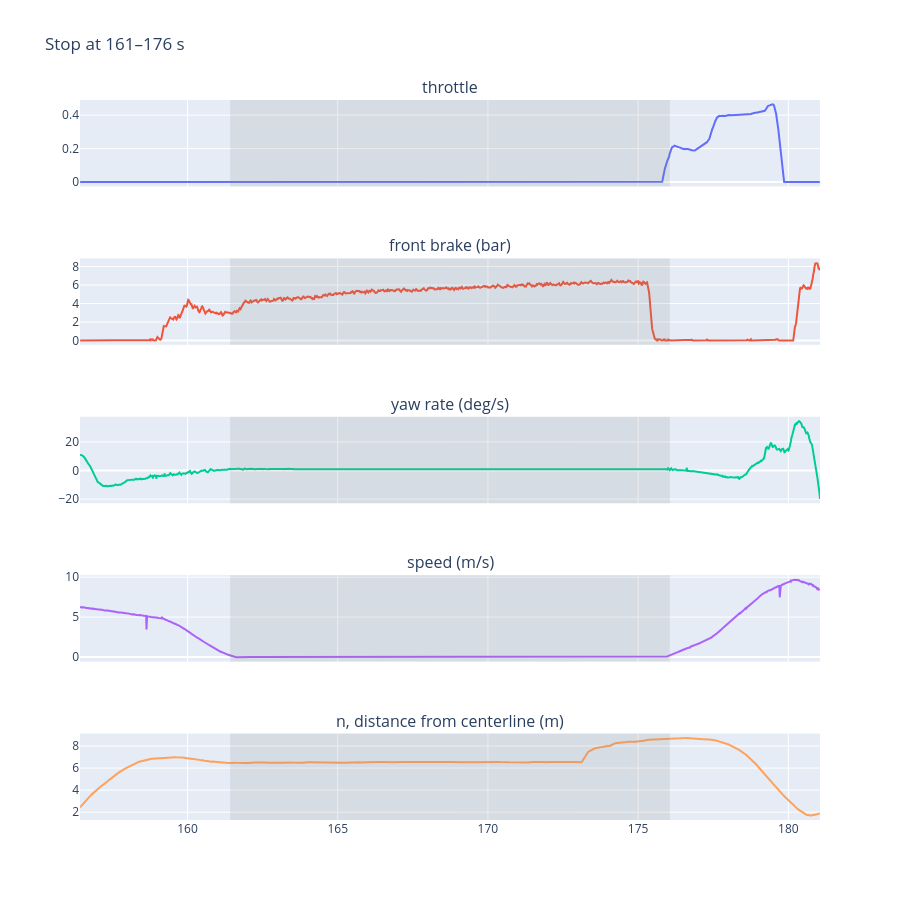
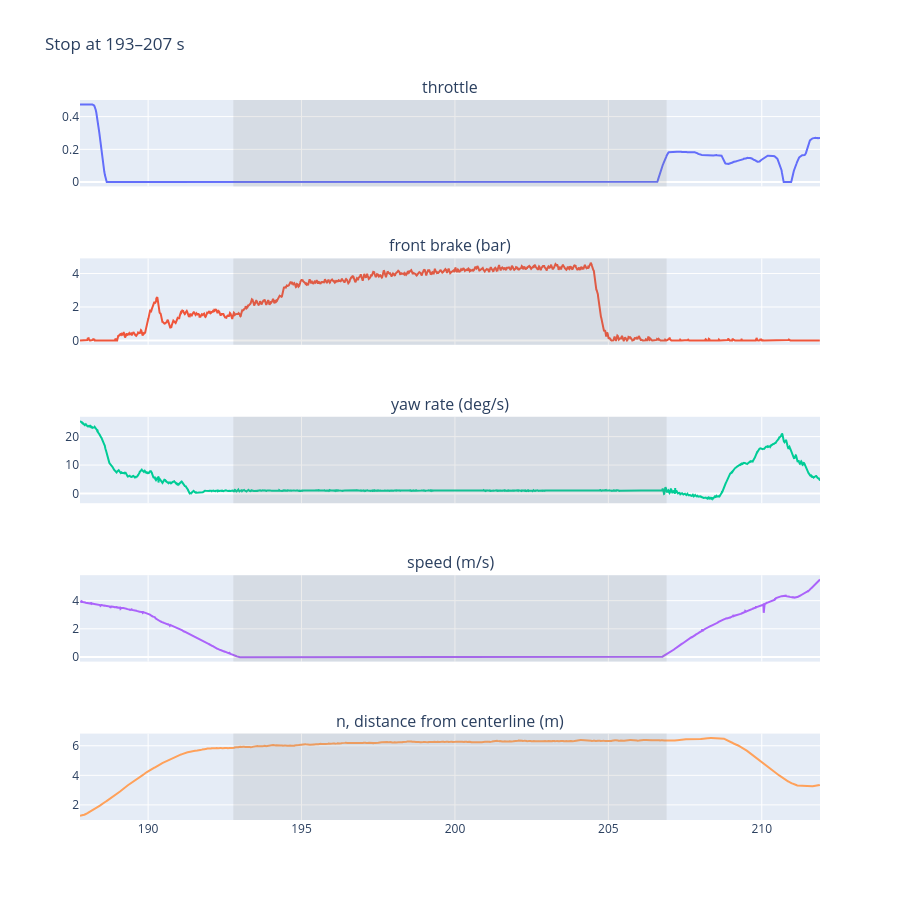
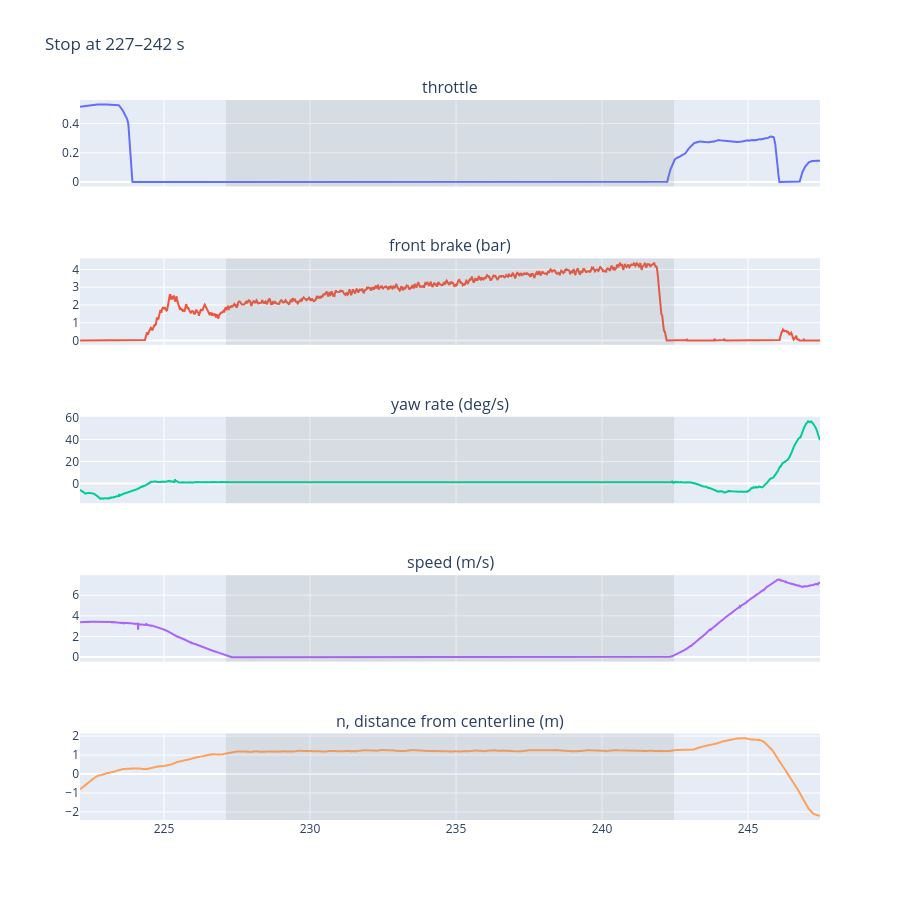

Here is the notebook cell these charts were saved with, in order:
### Code cell
import plotly.graph_objects as go
from plotly.subplots import make_subplots
from src.loader import load
from src.config import WHEEL_RADIUS

# the three on-track stops
track_stops = standstill_windows[(standstill_windows["start_s"] > 100) & (standstill_windows["start_s"] < 300)]

thr = load("pedal_throttle")
brk = load("pedal_brakes_pressure")
gyro = load("imu_angular_rate")
wheels = load("front_angular_velocity")
curv = load("vehicle_curvilinear_coordinates")

wheels["speed_ms"] = (wheels["fl"] + wheels["fr"]) / 2 * WHEEL_RADIUS

signals = [
    (thr, "throttle", "throttle"),
    (brk, "front", "front brake (bar)"),
    (gyro, "z", "yaw rate (deg/s)"),
    (wheels, "speed_ms", "speed (m/s)"),
    (curv, "n", "n, distance from centerline (m)"),
]

for _, stop in track_stops.iterrows():
    t0, t1 = stop["start_s"] - 5, stop["end_s"] + 5

    fig = make_subplots(rows=len(signals), cols=1, shared_xaxes=True,
                        subplot_titles=[label for _, _, label in signals])
    for i, (df, col, label) in enumerate(signals, start=1):
        w = df[(df["t_s"] >= t0) & (df["t_s"] <= t1)]
        fig.add_trace(go.Scatter(x=w["t_s"], y=w[col], name=label), row=i, col=1)

    # shade the stop itself
    fig.add_vrect(x0=stop["start_s"], x1=stop["end_s"],
                  fillcolor="gray", opacity=0.15, line_width=0)

    fig.update_layout(height=900, showlegend=False,
                      title=f"Stop at {stop['start_s']:.0f}–{stop['end_s']:.0f} s")
    fig.update_xaxes(title_text="t_s (s)", row=len(signals), col=1)
    fig.update_xaxes(showticklabels=True)
    fig.show()

### Figure 1 — Plotly figure (JSON) as saved in the notebook; plotly's stock layout.template omitted (floating-point values rounded to 4 significant figures; data arrays with more than 128 entries replaced by an {"elided": "..."} marker saying what was removed)
{"data": [{"name": "throttle", "type": "scatter", "x": {"elided": "2249 float values"}, "xaxis": "x", "y": {"elided": "2249 float values"}, "yaxis": "y"}, {"name": "front brake (bar)", "type": "scatter", "x": {"elided": "2370 float values"}, "xaxis": "x2", "y": {"elided": "2370 float values"}, "yaxis": "y2"}, {"name": "yaw rate (deg/s)", "type": "scatter", "x": {"elided": "5504 float values"}, "xaxis": "x3", "y": {"elided": "5504 float values"}, "yaxis": "y3"}, {"name": "speed (m/s)", "type": "scatter", "x": {"elided": "2371 float values"}, "xaxis": "x4", "y": {"elided": "2371 float values"}, "yaxis": "y4"}, {"name": "n, distance from centerline (m)", "type": "scatter", "x": {"elided": "2396 float values"}, "xaxis": "x5", "y": {"elided": "2396 float values"}, "yaxis": "y5"}], "layout": {"annotations": [{"font": {"size": 16}, "showarrow": false, "text": "throttle", "x": 0.5, "xanchor": "center", "xref": "paper", "y": 1, "yanchor": "bottom", "yref": "paper"}, {"font": {"size": 16}, "showarrow": false, "text": "front brake (bar)", "x": 0.5, "xanchor": "center", "xref": "paper", "y": 0.78, "yanchor": "bottom", "yref": "paper"}, {"font": {"size": 16}, "showarrow": false, "text": "yaw rate (deg/s)", "x": 0.5, "xanchor": "center", "xref": "paper", "y": 0.56, "yanchor": "bottom", "yref": "paper"}, {"font": {"size": 16}, "showarrow": false, "text": "speed (m/s)", "x": 0.5, "xanchor": "center", "xref": "paper", "y": 0.34, "yanchor": "bottom", "yref": "paper"}, {"font": {"size": 16}, "showarrow": false, "text": "n, distance from centerline (m)", "x": 0.5, "xanchor": "center", "xref": "paper", "y": 0.12, "yanchor": "bottom", "yref": "paper"}], "height": 900, "shapes": [{"fillcolor": "gray", "line": {"width": 0}, "opacity": 0.15, "type": "rect", "x0": 161.4, "x1": 176.1, "xref": "x", "y0": 0, "y1": 1, "yref": "y domain"}, {"fillcolor": "gray", "line": {"width": 0}, "opacity": 0.15, "type": "rect", "x0": 161.4, "x1": 176.1, "xref": "x2", "y0": 0, "y1": 1, "yref": "y2 domain"}, {"fillcolor": "gray", "line": {"width": 0}, "opacity": 0.15, "type": "rect", "x0": 161.4, "x1": 176.1, "xref": "x3", "y0": 0, "y1": 1, "yref": "y3 domain"}, {"fillcolor": "gray", "line": {"width": 0}, "opacity": 0.15, "type": "rect", "x0": 161.4, "x1": 176.1, "xref": "x4", "y0": 0, "y1": 1, "yref": "y4 domain"}, {"fillcolor": "gray", "line": {"width": 0}, "opacity": 0.15, "type": "rect", "x0": 161.4, "x1": 176.1, "xref": "x5", "y0": 0, "y1": 1, "yref": "y5 domain"}], "showlegend": false, "title": {"text": "Stop at 161–176 s"}, "xaxis": {"anchor": "y", "domain": [0, 1], "matches": "x5", "showticklabels": false}, "xaxis2": {"anchor": "y2", "domain": [0, 1], "matches": "x5", "showticklabels": false}, "xaxis3": {"anchor": "y3", "domain": [0, 1], "matches": "x5", "showticklabels": false}, "xaxis4": {"anchor": "y4", "domain": [0, 1], "matches": "x5", "showticklabels": false}, "xaxis5": {"anchor": "y5", "domain": [0, 1]}, "yaxis": {"anchor": "x", "domain": [0.88, 1]}, "yaxis2": {"anchor": "x2", "domain": [0.66, 0.78]}, "yaxis3": {"anchor": "x3", "domain": [0.44, 0.56]}, "yaxis4": {"anchor": "x4", "domain": [0.22, 0.34]}, "yaxis5": {"anchor": "x5", "domain": [0, 0.12]}}}

### Figure 2 — Plotly figure (JSON) as saved in the notebook; plotly's stock layout.template omitted (floating-point values rounded to 4 significant figures; data arrays with more than 128 entries replaced by an {"elided": "..."} marker saying what was removed)
{"data": [{"name": "throttle", "type": "scatter", "x": {"elided": "2186 float values"}, "xaxis": "x", "y": {"elided": "2186 float values"}, "yaxis": "y"}, {"name": "front brake (bar)", "type": "scatter", "x": {"elided": "2287 float values"}, "xaxis": "x2", "y": {"elided": "2287 float values"}, "yaxis": "y2"}, {"name": "yaw rate (deg/s)", "type": "scatter", "x": {"elided": "5389 float values"}, "xaxis": "x3", "y": {"elided": "5389 float values"}, "yaxis": "y3"}, {"name": "speed (m/s)", "type": "scatter", "x": {"elided": "2324 float values"}, "xaxis": "x4", "y": {"elided": "2324 float values"}, "yaxis": "y4"}, {"name": "n, distance from centerline (m)", "type": "scatter", "x": {"elided": "2344 float values"}, "xaxis": "x5", "y": {"elided": "2344 float values"}, "yaxis": "y5"}], "layout": {"annotations": [{"font": {"size": 16}, "showarrow": false, "text": "throttle", "x": 0.5, "xanchor": "center", "xref": "paper", "y": 1, "yanchor": "bottom", "yref": "paper"}, {"font": {"size": 16}, "showarrow": false, "text": "front brake (bar)", "x": 0.5, "xanchor": "center", "xref": "paper", "y": 0.78, "yanchor": "bottom", "yref": "paper"}, {"font": {"size": 16}, "showarrow": false, "text": "yaw rate (deg/s)", "x": 0.5, "xanchor": "center", "xref": "paper", "y": 0.56, "yanchor": "bottom", "yref": "paper"}, {"font": {"size": 16}, "showarrow": false, "text": "speed (m/s)", "x": 0.5, "xanchor": "center", "xref": "paper", "y": 0.34, "yanchor": "bottom", "yref": "paper"}, {"font": {"size": 16}, "showarrow": false, "text": "n, distance from centerline (m)", "x": 0.5, "xanchor": "center", "xref": "paper", "y": 0.12, "yanchor": "bottom", "yref": "paper"}], "height": 900, "shapes": [{"fillcolor": "gray", "line": {"width": 0}, "opacity": 0.15, "type": "rect", "x0": 192.8, "x1": 206.9, "xref": "x", "y0": 0, "y1": 1, "yref": "y domain"}, {"fillcolor": "gray", "line": {"width": 0}, "opacity": 0.15, "type": "rect", "x0": 192.8, "x1": 206.9, "xref": "x2", "y0": 0, "y1": 1, "yref": "y2 domain"}, {"fillcolor": "gray", "line": {"width": 0}, "opacity": 0.15, "type": "rect", "x0": 192.8, "x1": 206.9, "xref": "x3", "y0": 0, "y1": 1, "yref": "y3 domain"}, {"fillcolor": "gray", "line": {"width": 0}, "opacity": 0.15, "type": "rect", "x0": 192.8, "x1": 206.9, "xref": "x4", "y0": 0, "y1": 1, "yref": "y4 domain"}, {"fillcolor": "gray", "line": {"width": 0}, "opacity": 0.15, "type": "rect", "x0": 192.8, "x1": 206.9, "xref": "x5", "y0": 0, "y1": 1, "yref": "y5 domain"}], "showlegend": false, "title": {"text": "Stop at 193–207 s"}, "xaxis": {"anchor": "y", "domain": [0, 1], "matches": "x5", "showticklabels": false}, "xaxis2": {"anchor": "y2", "domain": [0, 1], "matches": "x5", "showticklabels": false}, "xaxis3": {"anchor": "y3", "domain": [0, 1], "matches": "x5", "showticklabels": false}, "xaxis4": {"anchor": "y4", "domain": [0, 1], "matches": "x5", "showticklabels": false}, "xaxis5": {"anchor": "y5", "domain": [0, 1]}, "yaxis": {"anchor": "x", "domain": [0.88, 1]}, "yaxis2": {"anchor": "x2", "domain": [0.66, 0.78]}, "yaxis3": {"anchor": "x3", "domain": [0.44, 0.56]}, "yaxis4": {"anchor": "x4", "domain": [0.22, 0.34]}, "yaxis5": {"anchor": "x5", "domain": [0, 0.12]}}}

### Figure 3 — Plotly figure (JSON) as saved in the notebook; plotly's stock layout.template omitted (floating-point values rounded to 4 significant figures; data arrays with more than 128 entries replaced by an {"elided": "..."} marker saying what was removed)
{"data": [{"name": "throttle", "type": "scatter", "x": {"elided": "2273 float values"}, "xaxis": "x", "y": {"elided": "2273 float values"}, "yaxis": "y"}, {"name": "front brake (bar)", "type": "scatter", "x": {"elided": "2324 float values"}, "xaxis": "x2", "y": {"elided": "2324 float values"}, "yaxis": "y2"}, {"name": "yaw rate (deg/s)", "type": "scatter", "x": {"elided": "5665 float values"}, "xaxis": "x3", "y": {"elided": "5665 float values"}, "yaxis": "y3"}, {"name": "speed (m/s)", "type": "scatter", "x": {"elided": "2447 float values"}, "xaxis": "x4", "y": {"elided": "2447 float values"}, "yaxis": "y4"}, {"name": "n, distance from centerline (m)", "type": "scatter", "x": {"elided": "2468 float values"}, "xaxis": "x5", "y": {"elided": "2468 float values"}, "yaxis": "y5"}], "layout": {"annotations": [{"font": {"size": 16}, "showarrow": false, "text": "throttle", "x": 0.5, "xanchor": "center", "xref": "paper", "y": 1, "yanchor": "bottom", "yref": "paper"}, {"font": {"size": 16}, "showarrow": false, "text": "front brake (bar)", "x": 0.5, "xanchor": "center", "xref": "paper", "y": 0.78, "yanchor": "bottom", "yref": "paper"}, {"font": {"size": 16}, "showarrow": false, "text": "yaw rate (deg/s)", "x": 0.5, "xanchor": "center", "xref": "paper", "y": 0.56, "yanchor": "bottom", "yref": "paper"}, {"font": {"size": 16}, "showarrow": false, "text": "speed (m/s)", "x": 0.5, "xanchor": "center", "xref": "paper", "y": 0.34, "yanchor": "bottom", "yref": "paper"}, {"font": {"size": 16}, "showarrow": false, "text": "n, distance from centerline (m)", "x": 0.5, "xanchor": "center", "xref": "paper", "y": 0.12, "yanchor": "bottom", "yref": "paper"}], "height": 900, "shapes": [{"fillcolor": "gray", "line": {"width": 0}, "opacity": 0.15, "type": "rect", "x0": 227.1, "x1": 242.5, "xref": "x", "y0": 0, "y1": 1, "yref": "y domain"}, {"fillcolor": "gray", "line": {"width": 0}, "opacity": 0.15, "type": "rect", "x0": 227.1, "x1": 242.5, "xref": "x2", "y0": 0, "y1": 1, "yref": "y2 domain"}, {"fillcolor": "gray", "line": {"width": 0}, "opacity": 0.15, "type": "rect", "x0": 227.1, "x1": 242.5, "xref": "x3", "y0": 0, "y1": 1, "yref": "y3 domain"}, {"fillcolor": "gray", "line": {"width": 0}, "opacity": 0.15, "type": "rect", "x0": 227.1, "x1": 242.5, "xref": "x4", "y0": 0, "y1": 1, "yref": "y4 domain"}, {"fillcolor": "gray", "line": {"width": 0}, "opacity": 0.15, "type": "rect", "x0": 227.1, "x1": 242.5, "xref": "x5", "y0": 0, "y1": 1, "yref": "y5 domain"}], "showlegend": false, "title": {"text": "Stop at 227–242 s"}, "xaxis": {"anchor": "y", "domain": [0, 1], "matches": "x5", "showticklabels": false}, "xaxis2": {"anchor": "y2", "domain": [0, 1], "matches": "x5", "showticklabels": false}, "xaxis3": {"anchor": "y3", "domain": [0, 1], "matches": "x5", "showticklabels": false}, "xaxis4": {"anchor": "y4", "domain": [0, 1], "matches": "x5", "showticklabels": false}, "xaxis5": {"anchor": "y5", "domain": [0, 1]}, "yaxis": {"anchor": "x", "domain": [0.88, 1]}, "yaxis2": {"anchor": "x2", "domain": [0.66, 0.78]}, "yaxis3": {"anchor": "x3", "domain": [0.44, 0.56]}, "yaxis4": {"anchor": "x4", "domain": [0.22, 0.34]}, "yaxis5": {"anchor": "x5", "domain": [0, 0.12]}}}
